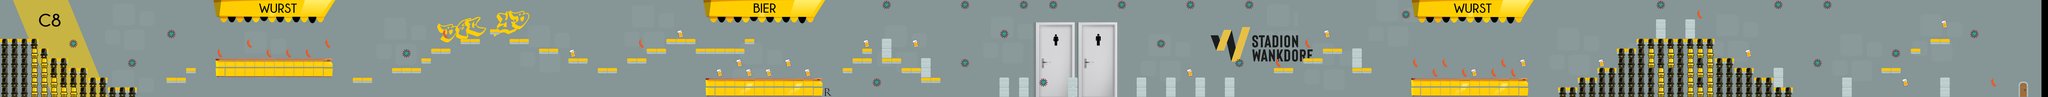

A level layout from a 2D game, rendered from its tile map. Below: a short description, then the map file with tile-grid data replaced by summaries:
An orthogonal 209x10 tile map with 72x72 px tiles, 2 tile layers (Tile Layer 1, Collectables), 1 image layer.

<map version="1.4" tiledversion="1.4.2" orientation="orthogonal" renderorder="right-down" width="209" height="10" tilewidth="72" tileheight="72" infinite="0" nextlayerid="4" nextobjectid="1">
 <editorsettings>
  <export target="." format="json" />
 </editorsettings>
 <tileset firstgid="1" source="tiles_spritesheet.tsx" />
 <imagelayer id="2" name="Image Layer 1">
  <image source="../../dist/assets/sky.png" width="15000" height="720" />
 </imagelayer>
 <layer id="1" name="Tile Layer 1" width="209" height="10">
  <data>[2090 cells, 302 non-empty, 20 distinct tile ids]</data>
 </layer>
 <layer id="3" name="Collectables" width="209" height="10">
  <data>[2090 cells, 62 non-empty, 4 distinct tile ids]</data>
 </layer>
</map>
